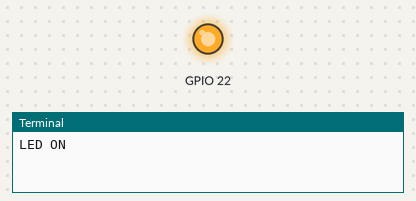
Simulated run of this program. Board: Raspberry Pi (BCM pin numbers). Parts: output pins drawn as LEDs (lit = HIGH), the last lines printed to the terminal. At 2.0 s the program stops and its outputs stay as they are.

Above: at 0.1 s.
At 2.1 s:
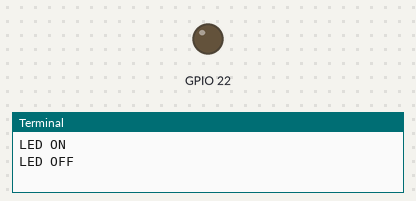
Timing chart, 0 to 3.5 s (numbered marks = the images above):
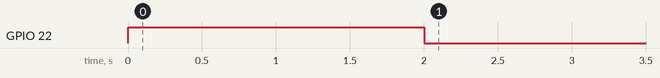

The program:

gpred.py
```python
import RPi.GPIO as GPIO
import time

GPIO.setmode(GPIO.BCM)
GPIO.setwarnings(False)
GPIO.setup(22,GPIO.OUT)

print("LED ON")
GPIO.output(22,GPIO.HIGH)
time.sleep(2)
print("LED OFF")
GPIO.output(22,GPIO.LOW)
```

Measured:
- by itself, GPIO 22: LOW → HIGH at 0.00 s, → LOW 2.0 s later
